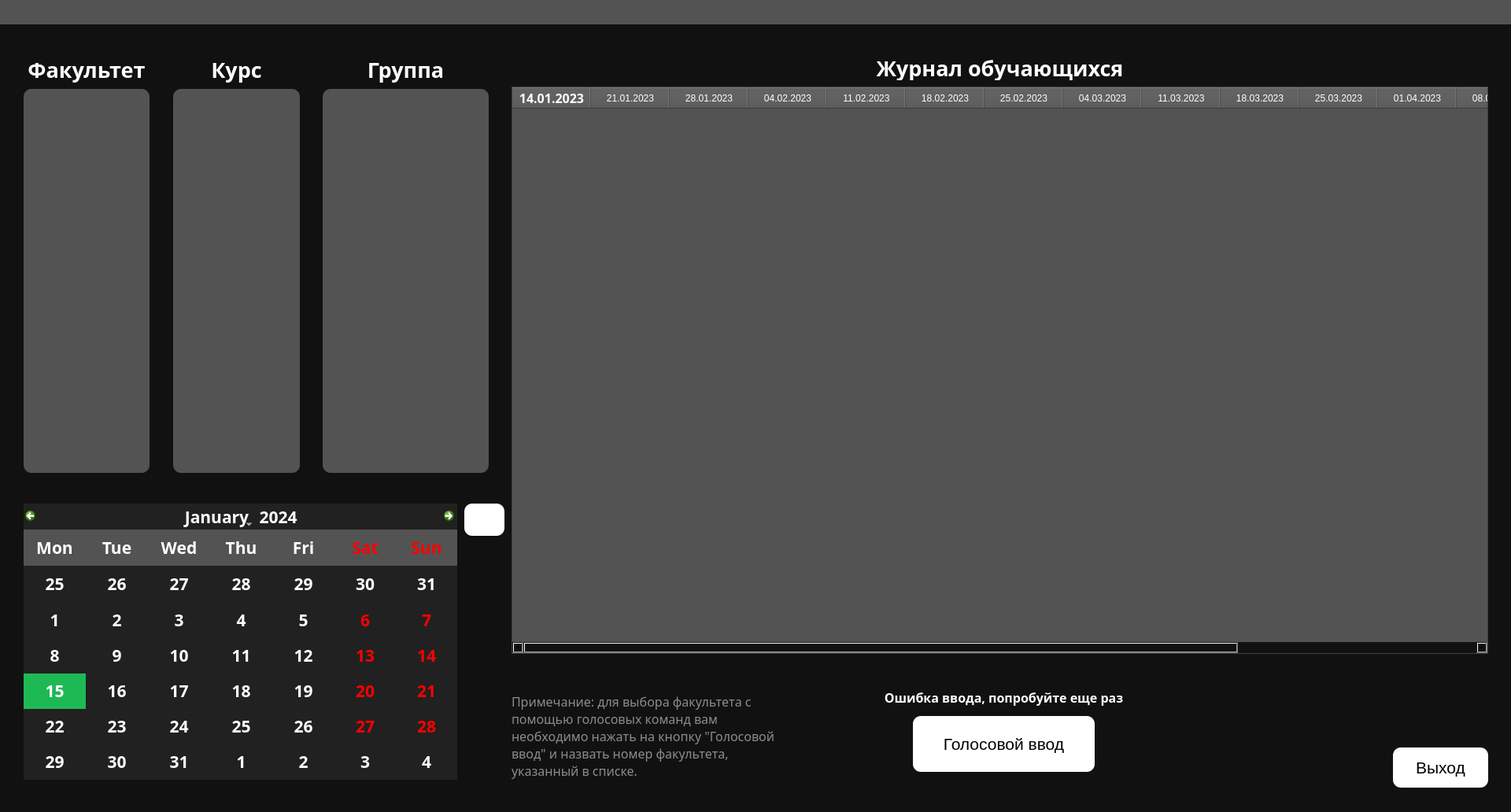
<?xml version="1.0" encoding="UTF-8"?>
<ui version="4.0">
 <class>table_window</class>
 <widget class="QMainWindow" name="table_window">
  <property name="geometry">
   <rect>
    <x>0</x>
    <y>0</y>
    <width>1920</width>
    <height>1032</height>
   </rect>
  </property>
  <property name="font">
   <font>
    <family>Gotham Black</family>
    <weight>75</weight>
    <bold>true</bold>
   </font>
  </property>
  <property name="contextMenuPolicy">
   <enum>Qt::NoContextMenu</enum>
  </property>
  <property name="windowTitle">
   <string>Voice journal</string>
  </property>
  <property name="windowIcon">
   <iconset>
    <normaloff>ProgrammIcon.ico</normaloff>ProgrammIcon.ico</iconset>
  </property>
  <property name="autoFillBackground">
   <bool>false</bool>
  </property>
  <property name="styleSheet">
   <string notr="true">background-color: rgb(17, 17, 17);</string>
  </property>
  <property name="toolButtonStyle">
   <enum>Qt::ToolButtonFollowStyle</enum>
  </property>
  <property name="animated">
   <bool>true</bool>
  </property>
  <widget class="QWidget" name="centralwidget">
   <widget class="QWidget" name="verticalLayoutWidget">
    <property name="geometry">
     <rect>
      <x>30</x>
      <y>70</y>
      <width>160</width>
      <height>531</height>
     </rect>
    </property>
    <layout class="QVBoxLayout" name="faculty_layout">
     <item>
      <widget class="QLabel" name="faculty_label">
       <property name="font">
        <font>
         <family>Gotham Black</family>
         <pointsize>20</pointsize>
         <weight>75</weight>
         <italic>false</italic>
         <bold>true</bold>
        </font>
       </property>
       <property name="styleSheet">
        <string notr="true">color: rgb(255, 255, 255);</string>
       </property>
       <property name="text">
        <string>Факультет</string>
       </property>
       <property name="alignment">
        <set>Qt::AlignCenter</set>
       </property>
      </widget>
     </item>
     <item>
      <widget class="QListWidget" name="faculty_list">
       <property name="font">
        <font>
         <family>Gotham Medium</family>
         <pointsize>16</pointsize>
        </font>
       </property>
       <property name="styleSheet">
        <string notr="true">QListWidget{
color: rgb(255, 255, 255);
background-color: rgb(83, 83, 83);
selection-color: rgb(255, 255, 255);
selection-background-color: rgb(30, 185, 85);
border-radius: 10px;
}
QListWidget::item::hover{
background-color: rgb(75, 75,75);
border-radius: 10px;
}
QListWidget::item::selected::hover{
background-color: rgb(30, 185, 85);
border-radius: 10px;
}
QListWidget::item::selected{
background-color: rgb(30, 185, 85);
border-radius: 10px;
}</string>
       </property>
      </widget>
     </item>
    </layout>
   </widget>
   <widget class="QWidget" name="verticalLayoutWidget_2">
    <property name="geometry">
     <rect>
      <x>220</x>
      <y>70</y>
      <width>161</width>
      <height>531</height>
     </rect>
    </property>
    <layout class="QVBoxLayout" name="year_layout">
     <item>
      <widget class="QLabel" name="year_label">
       <property name="enabled">
        <bool>true</bool>
       </property>
       <property name="font">
        <font>
         <family>Gotham Black</family>
         <pointsize>20</pointsize>
         <weight>75</weight>
         <bold>true</bold>
        </font>
       </property>
       <property name="styleSheet">
        <string notr="true">color: rgb(255, 255, 255);</string>
       </property>
       <property name="text">
        <string>Курс</string>
       </property>
       <property name="alignment">
        <set>Qt::AlignCenter</set>
       </property>
      </widget>
     </item>
     <item>
      <widget class="QListWidget" name="year_list">
       <property name="font">
        <font>
         <family>Gotham Medium</family>
         <pointsize>16</pointsize>
        </font>
       </property>
       <property name="styleSheet">
        <string notr="true">QListWidget{
color: rgb(255, 255, 255);
background-color: rgb(83, 83, 83);
selection-color: rgb(255, 255, 255);
selection-background-color: rgb(30, 185, 85);
border-radius: 10px;
}
QListWidget::item::hover{
background-color: rgb(75, 75,75);
border-radius: 10px;
}
QListWidget::item::selected::hover{
background-color: rgb(30, 185, 85);
border-radius: 10px;
}
QListWidget::item::selected{
background-color: rgb(30, 185, 85);
border-radius: 10px;
}</string>
       </property>
      </widget>
     </item>
    </layout>
   </widget>
   <widget class="QWidget" name="verticalLayoutWidget_3">
    <property name="geometry">
     <rect>
      <x>410</x>
      <y>70</y>
      <width>211</width>
      <height>531</height>
     </rect>
    </property>
    <layout class="QVBoxLayout" name="group_layout">
     <item>
      <widget class="QLabel" name="groupe_label">
       <property name="font">
        <font>
         <family>Gotham Black</family>
         <pointsize>20</pointsize>
         <weight>75</weight>
         <bold>true</bold>
        </font>
       </property>
       <property name="layoutDirection">
        <enum>Qt::LeftToRight</enum>
       </property>
       <property name="styleSheet">
        <string notr="true">color: rgb(255, 255, 255);</string>
       </property>
       <property name="text">
        <string>Группа</string>
       </property>
       <property name="alignment">
        <set>Qt::AlignCenter</set>
       </property>
      </widget>
     </item>
     <item>
      <widget class="QListWidget" name="group_list">
       <property name="font">
        <font>
         <family>Gotham Medium</family>
         <pointsize>16</pointsize>
        </font>
       </property>
       <property name="styleSheet">
        <string notr="true">QListWidget{
color: rgb(255, 255, 255);
background-color: rgb(83, 83, 83);
selection-color: rgb(255, 255, 255);
selection-background-color: rgb(30, 185, 85);
border-radius: 10px;
}
QListWidget::item::hover{
background-color: rgb(75, 75,75);
border-radius: 10px;
}
QListWidget::item::selected::hover{
background-color: rgb(30, 185, 85);
border-radius: 10px;
}
QListWidget::item::selected{
background-color: rgb(30, 185, 85);
border-radius: 10px;
}</string>
       </property>
      </widget>
     </item>
    </layout>
   </widget>
   <widget class="QTableWidget" name="group_table">
    <property name="enabled">
     <bool>true</bool>
    </property>
    <property name="geometry">
     <rect>
      <x>650</x>
      <y>110</y>
      <width>1241</width>
      <height>721</height>
     </rect>
    </property>
    <property name="sizePolicy">
     <sizepolicy hsizetype="MinimumExpanding" vsizetype="Expanding">
      <horstretch>0</horstretch>
      <verstretch>0</verstretch>
     </sizepolicy>
    </property>
    <property name="font">
     <font>
      <family>Gotham Light</family>
      <pointsize>12</pointsize>
      <weight>3</weight>
      <italic>false</italic>
      <bold>false</bold>
     </font>
    </property>
    <property name="mouseTracking">
     <bool>true</bool>
    </property>
    <property name="tabletTracking">
     <bool>false</bool>
    </property>
    <property name="focusPolicy">
     <enum>Qt::StrongFocus</enum>
    </property>
    <property name="contextMenuPolicy">
     <enum>Qt::DefaultContextMenu</enum>
    </property>
    <property name="acceptDrops">
     <bool>false</bool>
    </property>
    <property name="autoFillBackground">
     <bool>true</bool>
    </property>
    <property name="styleSheet">
     <string notr="true">background-color: rgb(83, 83, 83);
font: 25 12pt &quot;Gotham Light&quot;;
color: rgb(255, 255, 255);
selection-background-color: rgb(30, 185, 85);
alternate-background-color: rgb(179, 179, 179);
gridline-color: rgb(17, 17, 17);</string>
    </property>
    <property name="inputMethodHints">
     <set>Qt::ImhNone</set>
    </property>
    <property name="frameShape">
     <enum>QFrame::StyledPanel</enum>
    </property>
    <property name="frameShadow">
     <enum>QFrame::Raised</enum>
    </property>
    <property name="lineWidth">
     <number>0</number>
    </property>
    <property name="verticalScrollBarPolicy">
     <enum>Qt::ScrollBarAsNeeded</enum>
    </property>
    <property name="sizeAdjustPolicy">
     <enum>QAbstractScrollArea::AdjustIgnored</enum>
    </property>
    <property name="showDropIndicator" stdset="0">
     <bool>true</bool>
    </property>
    <property name="dragEnabled">
     <bool>false</bool>
    </property>
    <property name="alternatingRowColors">
     <bool>true</bool>
    </property>
    <property name="selectionMode">
     <enum>QAbstractItemView::ContiguousSelection</enum>
    </property>
    <property name="selectionBehavior">
     <enum>QAbstractItemView::SelectItems</enum>
    </property>
    <property name="showGrid">
     <bool>true</bool>
    </property>
    <property name="gridStyle">
     <enum>Qt::SolidLine</enum>
    </property>
    <property name="sortingEnabled">
     <bool>true</bool>
    </property>
    <property name="wordWrap">
     <bool>true</bool>
    </property>
    <property name="cornerButtonEnabled">
     <bool>true</bool>
    </property>
    <attribute name="horizontalHeaderCascadingSectionResizes">
     <bool>false</bool>
    </attribute>
    <attribute name="horizontalHeaderStretchLastSection">
     <bool>false</bool>
    </attribute>
    <attribute name="verticalHeaderCascadingSectionResizes">
     <bool>false</bool>
    </attribute>
    <attribute name="verticalHeaderShowSortIndicator" stdset="0">
     <bool>false</bool>
    </attribute>
    <attribute name="verticalHeaderStretchLastSection">
     <bool>false</bool>
    </attribute>
    <column>
     <property name="text">
      <string>14.01.2023</string>
     </property>
     <property name="font">
      <font>
       <family>Gotham Light</family>
       <pointsize>12</pointsize>
       <weight>75</weight>
       <bold>true</bold>
       <underline>false</underline>
       <strikeout>false</strikeout>
      </font>
     </property>
     <property name="textAlignment">
      <set>AlignCenter</set>
     </property>
    </column>
    <column>
     <property name="text">
      <string>21.01.2023</string>
     </property>
    </column>
    <column>
     <property name="text">
      <string>28.01.2023</string>
     </property>
    </column>
    <column>
     <property name="text">
      <string>04.02.2023</string>
     </property>
    </column>
    <column>
     <property name="text">
      <string>11.02.2023</string>
     </property>
    </column>
    <column>
     <property name="text">
      <string>18.02.2023</string>
     </property>
    </column>
    <column>
     <property name="text">
      <string>25.02.2023</string>
     </property>
    </column>
    <column>
     <property name="text">
      <string>04.03.2023</string>
     </property>
    </column>
    <column>
     <property name="text">
      <string>11.03.2023</string>
     </property>
    </column>
    <column>
     <property name="text">
      <string>18.03.2023</string>
     </property>
    </column>
    <column>
     <property name="text">
      <string>25.03.2023</string>
     </property>
    </column>
    <column>
     <property name="text">
      <string>01.04.2023</string>
     </property>
    </column>
    <column>
     <property name="text">
      <string>08.04.2023</string>
     </property>
    </column>
    <column>
     <property name="text">
      <string>15.04.2023</string>
     </property>
    </column>
    <column>
     <property name="text">
      <string>22.04.2023</string>
     </property>
    </column>
    <column>
     <property name="text">
      <string>29.05.2023</string>
     </property>
    </column>
   </widget>
   <widget class="QCalendarWidget" name="calendar_Widget">
    <property name="geometry">
     <rect>
      <x>30</x>
      <y>640</y>
      <width>551</width>
      <height>351</height>
     </rect>
    </property>
    <property name="font">
     <font>
      <family>Gotham Black</family>
      <pointsize>16</pointsize>
      <weight>75</weight>
      <bold>true</bold>
     </font>
    </property>
    <property name="styleSheet">
     <string notr="true">alternate-background-color: rgb(83, 83, 83);
selection-background-color: rgb(30, 185, 85);
color: rgb(255, 255, 255);
selection-color: rgb(255, 255, 255);
background-color: rgb(33, 33, 33);
border-radius: 10px;</string>
    </property>
    <property name="gridVisible">
     <bool>false</bool>
    </property>
    <property name="selectionMode">
     <enum>QCalendarWidget::NoSelection</enum>
    </property>
    <property name="horizontalHeaderFormat">
     <enum>QCalendarWidget::ShortDayNames</enum>
    </property>
    <property name="verticalHeaderFormat">
     <enum>QCalendarWidget::NoVerticalHeader</enum>
    </property>
    <property name="navigationBarVisible">
     <bool>true</bool>
    </property>
    <property name="dateEditEnabled">
     <bool>false</bool>
    </property>
   </widget>
   <widget class="QPushButton" name="exit_button">
    <property name="geometry">
     <rect>
      <x>1770</x>
      <y>950</y>
      <width>121</width>
      <height>51</height>
     </rect>
    </property>
    <property name="font">
     <font>
      <pointsize>16</pointsize>
     </font>
    </property>
    <property name="toolTip">
     <string>&lt;html&gt;&lt;head/&gt;&lt;body&gt;&lt;p&gt;&lt;span style=&quot; color:#ffffff;&quot;&gt;Hotkey - Ctrl + Q&lt;/span&gt;&lt;/p&gt;&lt;/body&gt;&lt;/html&gt;</string>
    </property>
    <property name="whatsThis">
     <string>&lt;html&gt;&lt;head/&gt;&lt;body&gt;&lt;p&gt;Hotkey - Ctrl + Q&lt;/p&gt;&lt;/body&gt;&lt;/html&gt;</string>
    </property>
    <property name="styleSheet">
     <string notr="true">QPushButton::hover{
background-color: rgb(194, 194, 194);
}
QPushButton{
background-color: rgb(83, 83, 83);
color: rgb(0, 0, 0);
border-radius: 10px;
background-color: rgb(255, 255, 255);
}

</string>
    </property>
    <property name="text">
     <string>Выход</string>
    </property>
   </widget>
   <widget class="QPushButton" name="activate_button">
    <property name="geometry">
     <rect>
      <x>1160</x>
      <y>910</y>
      <width>231</width>
      <height>71</height>
     </rect>
    </property>
    <property name="font">
     <font>
      <pointsize>16</pointsize>
     </font>
    </property>
    <property name="toolTip">
     <string>&lt;html&gt;&lt;head/&gt;&lt;body&gt;&lt;p&gt;&lt;span style=&quot; color:#ffffff;&quot;&gt;Hotkey - Ctrl + Space&lt;/span&gt;&lt;/p&gt;&lt;/body&gt;&lt;/html&gt;</string>
    </property>
    <property name="whatsThis">
     <string>&lt;html&gt;&lt;head/&gt;&lt;body&gt;&lt;p&gt;Hotkey - Ctrl + Space&lt;/p&gt;&lt;/body&gt;&lt;/html&gt;</string>
    </property>
    <property name="autoFillBackground">
     <bool>false</bool>
    </property>
    <property name="styleSheet">
     <string notr="true">QPushButton::hover{
background-color: rgb(194, 194, 194);
}
QPushButton{
background-color: rgb(83, 83, 83);
color: rgb(0, 0, 0);
border-radius: 10px;
background-color: rgb(255, 255, 255);
}

</string>
    </property>
    <property name="text">
     <string>Голосовой ввод</string>
    </property>
    <property name="icon">
     <iconset resource="icons.qrc">
      <normaloff>:/in programm/icons/Mic.ico</normaloff>:/in programm/icons/Mic.ico</iconset>
    </property>
    <property name="iconSize">
     <size>
      <width>35</width>
      <height>35</height>
     </size>
    </property>
   </widget>
   <widget class="QLabel" name="table_label">
    <property name="geometry">
     <rect>
      <x>1090</x>
      <y>70</y>
      <width>361</width>
      <height>32</height>
     </rect>
    </property>
    <property name="font">
     <font>
      <family>Gotham Black</family>
      <pointsize>20</pointsize>
      <weight>75</weight>
      <bold>true</bold>
     </font>
    </property>
    <property name="layoutDirection">
     <enum>Qt::LeftToRight</enum>
    </property>
    <property name="styleSheet">
     <string notr="true">color: rgb(255, 255, 255);</string>
    </property>
    <property name="text">
     <string>Журнал обучающихся</string>
    </property>
    <property name="alignment">
     <set>Qt::AlignCenter</set>
    </property>
   </widget>
   <widget class="QLabel" name="error_label">
    <property name="enabled">
     <bool>true</bool>
    </property>
    <property name="geometry">
     <rect>
      <x>1110</x>
      <y>870</y>
      <width>331</width>
      <height>32</height>
     </rect>
    </property>
    <property name="font">
     <font>
      <family>Gotham Black</family>
      <pointsize>12</pointsize>
      <weight>75</weight>
      <bold>true</bold>
     </font>
    </property>
    <property name="styleSheet">
     <string notr="true">color: rgb(255, 255, 255);</string>
    </property>
    <property name="text">
     <string>Ошибка ввода, попробуйте еще раз</string>
    </property>
    <property name="alignment">
     <set>Qt::AlignCenter</set>
    </property>
   </widget>
   <widget class="QLabel" name="help_label">
    <property name="geometry">
     <rect>
      <x>650</x>
      <y>880</y>
      <width>351</width>
      <height>141</height>
     </rect>
    </property>
    <property name="font">
     <font>
      <family>Gotham Medium</family>
      <pointsize>12</pointsize>
     </font>
    </property>
    <property name="styleSheet">
     <string notr="true">color: rgb(140, 140, 140);</string>
    </property>
    <property name="text">
     <string>Примечание: для выбора факультета с помощью голосовых команд вам необходимо нажать на кнопку &quot;Голосовой ввод&quot; и назвать номер факультета, указанный в списке.</string>
    </property>
    <property name="alignment">
     <set>Qt::AlignLeading|Qt::AlignLeft|Qt::AlignTop</set>
    </property>
    <property name="wordWrap">
     <bool>true</bool>
    </property>
   </widget>
   <widget class="QFrame" name="title_bar">
    <property name="geometry">
     <rect>
      <x>-10</x>
      <y>0</y>
      <width>1951</width>
      <height>31</height>
     </rect>
    </property>
    <property name="mouseTracking">
     <bool>true</bool>
    </property>
    <property name="tabletTracking">
     <bool>false</bool>
    </property>
    <property name="acceptDrops">
     <bool>true</bool>
    </property>
    <property name="styleSheet">
     <string notr="true">background-color: rgb(83, 83, 83);
border-top-left-radius: 10px;
border-top-right-radius: 10px;</string>
    </property>
    <property name="frameShape">
     <enum>QFrame::StyledPanel</enum>
    </property>
    <property name="frameShadow">
     <enum>QFrame::Raised</enum>
    </property>
    <widget class="QPushButton" name="close_button">
     <property name="geometry">
      <rect>
       <x>1890</x>
       <y>0</y>
       <width>41</width>
       <height>31</height>
      </rect>
     </property>
     <property name="styleSheet">
      <string notr="true">QPushButton::hover{
background-color: rgb(255, 0, 0);
}
QPushButton{
background-color: rgb(83, 83, 83);
border-radius: 3px;
}
</string>
     </property>
     <property name="text">
      <string/>
     </property>
     <property name="icon">
      <iconset resource="icons.qrc">
       <normaloff>:/window/icons/close_icon.png</normaloff>:/window/icons/close_icon.png</iconset>
     </property>
     <property name="iconSize">
      <size>
       <width>13</width>
       <height>13</height>
      </size>
     </property>
    </widget>
    <widget class="QPushButton" name="hide_button">
     <property name="geometry">
      <rect>
       <x>1840</x>
       <y>0</y>
       <width>41</width>
       <height>31</height>
      </rect>
     </property>
     <property name="styleSheet">
      <string notr="true">QPushButton::hover{
background-color: rgb(121, 121, 121);
}
QPushButton{
background-color: rgb(83, 83, 83);
border-radius: 3px;
}

</string>
     </property>
     <property name="text">
      <string/>
     </property>
     <property name="icon">
      <iconset resource="icons.qrc">
       <normaloff>:/window/icons/hide_icon.png</normaloff>:/window/icons/hide_icon.png</iconset>
     </property>
     <property name="iconSize">
      <size>
       <width>25</width>
       <height>25</height>
      </size>
     </property>
    </widget>
   </widget>
   <widget class="QPushButton" name="reset_button">
    <property name="geometry">
     <rect>
      <x>590</x>
      <y>640</y>
      <width>51</width>
      <height>41</height>
     </rect>
    </property>
    <property name="font">
     <font>
      <pointsize>16</pointsize>
     </font>
    </property>
    <property name="toolTip">
     <string>&lt;html&gt;&lt;head/&gt;&lt;body&gt;&lt;p&gt;&lt;span style=&quot; color:#ffffff;&quot;&gt;Сбросить выбранные списки&lt;/span&gt;&lt;/p&gt;&lt;/body&gt;&lt;/html&gt;</string>
    </property>
    <property name="whatsThis">
     <string>&lt;html&gt;&lt;head/&gt;&lt;body&gt;&lt;p&gt;&lt;span style=&quot; color:#ffffff;&quot;&gt;Сбросить выбранные списки&lt;/span&gt;&lt;/p&gt;&lt;/body&gt;&lt;/html&gt;</string>
    </property>
    <property name="autoFillBackground">
     <bool>false</bool>
    </property>
    <property name="styleSheet">
     <string notr="true">QPushButton::hover{
background-color: rgb(194, 194, 194);
}
QPushButton{
background-color: rgb(83, 83, 83);
color: rgb(0, 0, 0);
border-radius: 10px;
background-color: rgb(255, 255, 255);
}

</string>
    </property>
    <property name="text">
     <string/>
    </property>
    <property name="icon">
     <iconset>
      <normaloff>icons/reload.png</normaloff>icons/reload.png</iconset>
    </property>
    <property name="iconSize">
     <size>
      <width>25</width>
      <height>25</height>
     </size>
    </property>
   </widget>
  </widget>
 </widget>
 <resources>
  <include location="icons.qrc"/>
 </resources>
 <connections/>
</ui>
